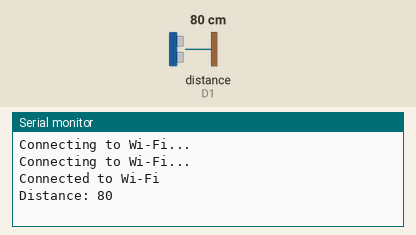
Bench run of a sketch on a simulated ESP8266 (NodeMCU). Shown: the last lines printed to the serial monitor. Wiring (inferred from the names in the program): ultrasonic range finder: trigger D2; echo D1. The test bench sets the inputs (shaded band); at power-on: distance to the obstacle (sensor on D1) 80 cm. The echo pulse lasts 58.3 µs per cm; WiFi joins after 1.5 s; servers stay silent unless stated.

Above: at 3.2 s.
3.3 s: distance to the obstacle (sensor on D1) set to 2 cm
At 5.0 s:
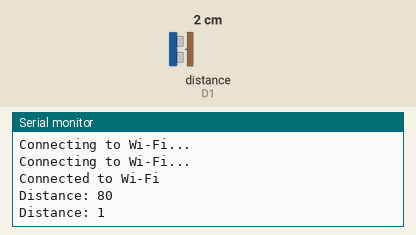
5.9 s: distance to the obstacle (sensor on D1) set to 4 cm
At 6.5 s:
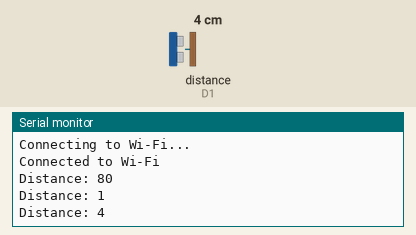
Timing chart, 0 to 8.9 s (numbered marks = the images above; inputs shaded):
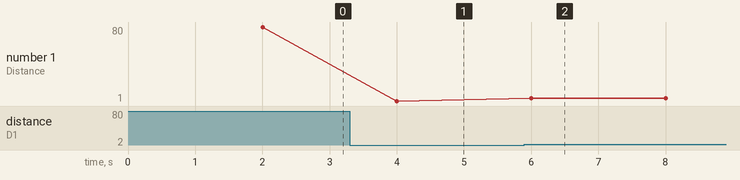

Measured:
- after the input at 3.3 s, the serial monitor: prints a new line after 0.70 s (image 1)
- after the input at 5.9 s, the serial monitor: prints a new line after 0.10 s (image 2)
- plotted number 1: 80 → 1 after the input at 3.3 s, 1 → 4 after the input at 5.9 s

The sketch:

esp32_code.ino
```cpp
#include <ESP8266WiFi.h>
#include <ESP8266HTTPClient.h>

// Wi-Fi credentials (not needed anymore for sensor-only use)
const char* ssid = "cybermystic_2.4";          // Replace with your Wi-Fi SSID
const char* password = "Cyber@mystic_007";   // Replace with your Wi-Fi password

// Pins for Ultrasonic Sensor
const int trigPin = D2;  // Change this as per your wiring
const int echoPin = D1;  // Change this as per your wiring

// Variables for time-based data sending
unsigned long previousMillis = 0;
const long interval = 2000;  // 2 seconds interval to take data

void setup() {
  Serial.begin(115200);  // Start Serial Monitor

  // Connect to Wi-Fi (not needed for sensor-only mode, but left in case you want to use Wi-Fi in the future)
  WiFi.begin(ssid, password); // Connect to Wi-Fi

  // Wait for connection
  while (WiFi.status() != WL_CONNECTED) {
    delay(1000);
    Serial.println("Connecting to Wi-Fi...");
  }
  Serial.println("Connected to Wi-Fi");

  // Initialize pins
  pinMode(trigPin, OUTPUT);
  pinMode(echoPin, INPUT);
}

void loop() {
  unsigned long currentMillis = millis();

  // Take data every 2 seconds without using delay
  if (currentMillis - previousMillis >= interval) {
    previousMillis = currentMillis;  // Update the last time data was taken

    // Measure distance from ultrasonic sensor
    long duration, distance;

    digitalWrite(trigPin, LOW);
    delayMicroseconds(2);
    digitalWrite(trigPin, HIGH);
    delayMicroseconds(10);
    digitalWrite(trigPin, LOW);

    duration = pulseIn(echoPin, HIGH);
    distance = (duration / 2) / 29.1;  // Convert duration to distance in cm

    Serial.print("Distance: ");
    Serial.println(distance);  // Display the distance in the Serial Monitor
  }
}
```
